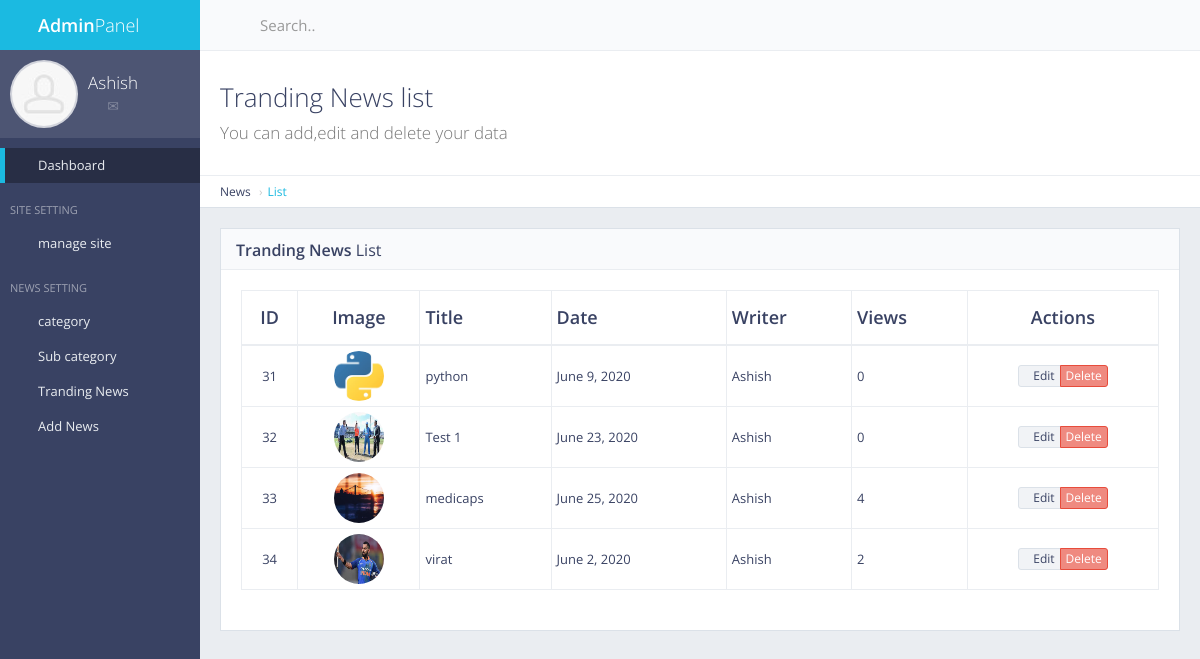
Page /panel/news/list (signed in) on the committed database.
### main/models.py (models this page shows, shortened)
class Trandingpost(models.Model):
    about=models.CharField(max_length=10)
    title=models.CharField(max_length=100)
    pub_date=models.DateField()
    img = models.ImageField(upload_to='news', default="")
    imgname=models.CharField(max_length=50,default="-")
    details=models.TextField(max_length=500000,default="-")
    writer=models.CharField(max_length=50,default="Ashish")
    views=models.IntegerField(default=0)

### main/views.py (the view)
# urls.py: path('panel/news/list',views.news_list,name="news_list"),
def news_list(request):
    news=Trandingpost.objects.all()
    return render(request,"back/news_list.html",{"news":news})

### main/templates/back/news_list.html (shortened to what this page needs)
{% extends "back/master.html"%}
{% load static %}
{% block mainblock %}
  <div class="content-header">
    <div class="header-section">
        <h1>
            <i class="fa fa-table"></i>Tranding News list<br><small>You can add,edit and delete your data</small>
        </h1>
    </div>
</div>
<ul class="breadcrumb breadcrumb-top">
    <li>News</li>
    <li><a href="/panel/news/list">List</a></li>
</ul>
<div class="block full">
    <div class="block-title">
        <h2><strong>Tranding News</strong> List</h2>
    </div>
    <div class="table-responsive">
        <table id="example-datatable" class="table table-vcenter table-condensed table-bordered">
            <thead>
                <tr>
                    <th class="text-center">ID</th>
                    <th class="text-center">Image</th>
                    <th>Title</th>
                    <th>Date</th>
                    <th>Writer</th>
                    <th>Views</th>
                    <th class="text-center">Actions</th>
                </tr>
            </thead>
            <tbody>
                {% for i in news %}
                <tr>
                    <td class="text-center">{{i.pk}}</td>
                    <td class="text-center"><img src="/media/news/{{i.img}}"  alt="avatar" height="50" width="50"class="img-circle"></td>
                    <td>{{i.about}}</td>
                    <td>{{i.pub_date}}</td>
                    <td>{{i.writer}}</td>
                    <td>{{i.views}}</td>
                    <td class="text-center">
                        <div class="btn-group" >
                            <a href="javascript:void(0)" data-toggle="tooltip" title="Edit" class="btn btn-xs btn-default"><i class="fa fa-pencil"></i>Edit</a>
                            <a href="{% url 'news_delete' pk=i.pk %} "  data-toggle="tooltip" title="Delete" class="btn btn-xs btn-danger" i class="fa fa-times"></i>Delete</a>
                        </div>
                    </td>
                </tr>
            {% endfor %}
            </tbody>
        </table>
    </div>
</div>
{% endblock %}

### main/static/back/css/main.css (style rules this page uses)
body { font-family: "Open Sans", "Helvetica Neue", Helvetica, Arial, sans-serif; color: #394263; font-size: 13px; background-color: #222222; }
.content-header { background-color: #ffffff; border-top: 1px solid #eaedf1; border-bottom: 1px solid #dbe1e8; }
.content-header h1, .content-header h2 { margin: 0; font-size: 26px; line-height: 32px; }
.header-section h1 i { font-size: 56px; float: right; margin: 2px 0 0 10px; color: #eaedf1; margin: 0 0 0 10px; line-height: 64px; }
.header-section { padding: 30px 10px; }
.content-header, .content-top { margin: -10px -5px 10px; }
.block { margin: 0 0 10px; padding: 20px 15px 1px; background-color: #ffffff; border: 1px solid #dbe1e8; }
.block.full { padding: 20px 15px; }
.block-title { margin: -20px -15px 20px; background-color: #f9fafc; border-bottom: 1px solid #eaedf1; }
.block-title h1, .block-title h2, .block-title h3, .block-title h4, .block-title h5, .block-title h6 { display: inline-block; font-size: 16px; line-height: 1.4; margin: 0; padding: 10px 16px 7px; font-weight: normal; }
.block-title h1, .block-title h2, .block-title h3 { padding-left: 15px; padding-right: 15px; }
h1, h2, h3, h4, h5, h6, .h1, .h2, .h3, .h4, .h5, .h6 { font-family: "Open Sans", "Helvetica Neue", Helvetica, Arial, sans-serif; font-weight: 300; }
h1 small, h2 small, h3 small, h4 small, h5 small, h6 small, .h1 small, .h2 small, .h3 small, .h4 small, .h5 small, .h6 small, h1 .small, h2 .small, h3 .small, h4 .small, h5 .small, h6 .small, .h1 .small, .h2 .small, .h3 .small, .h4 .small, .h5 .small, .h6 .small { font-weight: 300; color: #777777; }
h1, h2, h3 { margin-bottom: 15px; }
.text-primary, .text-primary:hover, a, a:hover, a:focus, a.text-primary, a.text-primary:hover, a.text-primary:focus { color: #1bbae1; }
b, strong { font-weight: 600; }
ul, ol { padding-left: 30px; }
.table.table-vcenter th, .table.table-vcenter td { vertical-align: middle; }
.table thead > tr > th { font-size: 18px; font-weight: 600; }
.table thead > tr > th, .table thead > tr > td, .table tfoot > tr > th, .table tfoot > tr > td { padding-top: 14px; padding-bottom: 14px; }
.table thead > tr > th, .table tbody > tr > th, .table tfoot > tr > th, .table thead > tr > td, .table tbody > tr > td, .table tfoot > tr > td, .table tbody + tbody, .table-bordered, .table-bordered > thead > tr > th, .table-bordered > tbody > tr > th, .table-bordered > tfoot > tr > th, .table-bordered > thead > tr > td, .table-bordered > tbody > tr > td, .table-bordered > tfoot > tr > td { border-color: #eaedf1; }
.breadcrumb { background-color: #ffffff; }
.breadcrumb-top { margin: -10px -5px 10px; padding: 7px 10px; border-top: 1px solid #eaedf1; border-bottom: 1px solid #dbe1e8; font-size: 12px; }
.content-header + .breadcrumb-top, .breadcrumb-top + .content-header { margin-top: -11px; }
.breadcrumb > li + li:before { content: "\203a"; }
.btn { margin: 1px 0; background-color: #ffffff; }
.btn-default { background-color: #f1f3f6; border-color: #dbe1e8; color: #394263; }
.btn-danger { background-color: #ef8a80; border-color: #e74c3c; color: #ffffff; }
p, .table, .alert, .carousel { margin-bottom: 20px; }
.navbar-form-custom .form-control, .navbar, .dropdown-menu, .tooltip-inner, .breadcrumb, .alert.alert-alt { border-radius: 0; }
@media screen and (min-width: 768px) { .header-section, .breadcrumb-top, .block, .block.full, .modal-body, #page-content + footer { padding-left: 20px; padding-right: 20px; } }
@media screen and (min-width: 768px) { .content-header, .content-top, .breadcrumb-top { margin: -20px -20px 20px; } }
@media screen and (min-width: 768px) { .content-header + .breadcrumb-top, .breadcrumb-top + .content-header { margin-top: -21px; } }
@media screen and (min-width: 768px) { .block, .widget { margin-bottom: 20px; } }
@media screen and (min-width: 768px) { .block-title, .block-top { margin-left: -20px; margin-right: -20px; } }

### rows in the picture
Trandingpost: pk "31", img (picture), about "python", pub_date "June 9, 2020", writer "Ashish", views "0"
Trandingpost: pk "32", img (picture), about "Test 1", pub_date "June 23, 2020", writer "Ashish", views "0"
Trandingpost: pk "33", img (picture), about "medicaps", pub_date "June 25, 2020", writer "Ashish", views "4"
Trandingpost: pk "34", img (picture), about "virat", pub_date "June 2, 2020", writer "Ashish", views "2"
